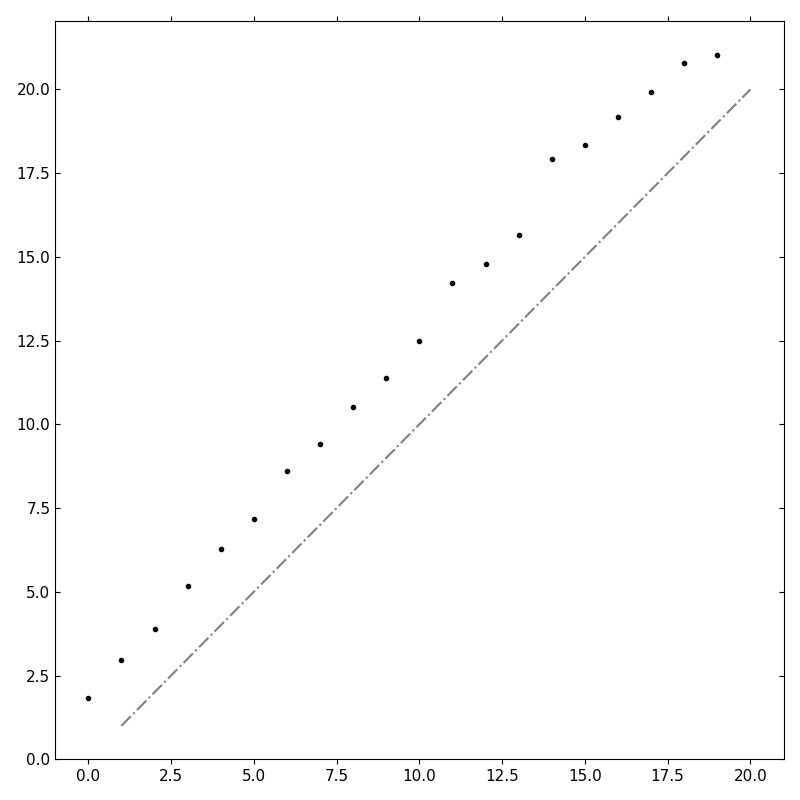

Reproduce this figure in Python.
from argparse import ArgumentParser
import logging

from matplotlib import pyplot as plt
import numpy as np
import torch
import torch.nn as nn
import torch.optim as optim

from src.blocks import EncoderBlock, PointerAttention, ScaleNorm


def gen_data(m, n, k):
    """
    Returns m batches of n tokens, see below where START = 0 and RAND ~ (1, ..., k - 1).
        [[START, RAND, RAND, ..., RAND],
         [START, RAND, RAND, ..., RAND]]
    """
    #x = np.random.randint(k - 1, size=(m, n - 1)) + 1
    #x = np.c_[np.zeros((m, 1), dtype=np.int32), x]
    x = np.random.randint(k, size=(m, n))
    y = np.vstack([np.arange(n) + 1 for _ in range(m)])
    return x, y


class CountExtractor(nn.Module):

    def __init__(self, vocab_size, dim=16):
        super().__init__()
        self.embedding = nn.Embedding(vocab_size, embedding_dim=dim)
        self.encoder_blocks = nn.ModuleList([
            EncoderBlock(dim, 4 * dim, num_heads=1),
            EncoderBlock(dim, 4 * dim, num_heads=1),
        ])
        self.ln = ScaleNorm(dim)
        self.out_conv = nn.Sequential(
            nn.Linear(dim, dim),
            nn.ReLU(),
            nn.Linear(dim, dim),
            nn.ReLU(),
            nn.Linear(dim, dim),
            nn.ReLU(),
            nn.Linear(dim, 1, bias=True),
        )
        self.initialize_weights()

    def initialize_weights(self):
        nn.init.xavier_normal_(self.embedding.weight)

    def forward(self, x):
        bsz, tsz = x.shape
        causal_mask = torch.tril(torch.ones((tsz, tsz), dtype=torch.int32)).unsqueeze(dim=0)
        x = self.embedding(x)
        for block in self.encoder_blocks:
            x = block(x, mask=causal_mask)
        x = self.ln(x)
        y_hat = self.out_conv(x).squeeze(dim=-1)
        return y_hat


if __name__ == "__main__":

    argparser = ArgumentParser()
    argparser.add_argument("--iterations", type=int, default=300)
    argparser.add_argument("--vocab_size", type=int, default=20)
    argparser.add_argument("--n", type=int, default=50)
    args = argparser.parse_args()

    logging.basicConfig(level=logging.DEBUG)
    logger = logging.getLogger(__name__)

    model = CountExtractor(vocab_size=args.vocab_size, dim=16)
    optimizer = optim.AdamW(model.parameters(), lr=0.01)
    scheduler  = optim.lr_scheduler.CosineAnnealingLR(optimizer, T_max=args.iterations)

    x_tr, y_tr = gen_data(500, n=args.n, k=args.vocab_size)
    x_tr = torch.tensor(x_tr, dtype=torch.int32)
    y_tr = torch.tensor(y_tr, dtype=torch.int32)

    for i in range(args.iterations):

        optimizer.zero_grad()
        y_hat = model.forward(x_tr)
        loss = 0.5 * ((y_tr - y_hat) ** 2)
        loss.mean().backward()
        optimizer.step()
        scheduler.step()
        if i % 1 == 0:
            logger.info(f"Iter: {i}\t"
                        f"Loss: {loss.mean().data:.2f}\t")

    x_te, y_te = gen_data(100, n=args.n, k=args.vocab_size)
    x_te = torch.tensor(x_te, dtype=torch.int32)
    y_te = torch.tensor(y_te, dtype=torch.int32)
    with torch.no_grad():
        y_hat = model.forward(x_te)

    y_te = y_te.data.numpy()
    y_hat = y_hat.data.numpy()

    r2_score = 1 - np.sum((y_te - y_hat) ** 2) / np.sum((y_te - y_te.mean()) ** 2)
    l1_error = np.abs(y_hat - y_te).mean()
    logger.info(f"R2 Score: {r2_score}")
    logger.info(f"L1 Error: {l1_error}")

    NUM_SAMPLES_TO_VIS = 10

    x_axis = np.arange(args.n) + 1
    plt.figure(figsize=(8, 8))
    plt.plot(x_axis, x_axis, "-.", color="grey")
    for i in range(NUM_SAMPLES_TO_VIS):
        plt.plot(y_hat[i], ".", color="black")

    plt.tight_layout()
    plt.savefig("./examples/count.png")
    plt.show()
